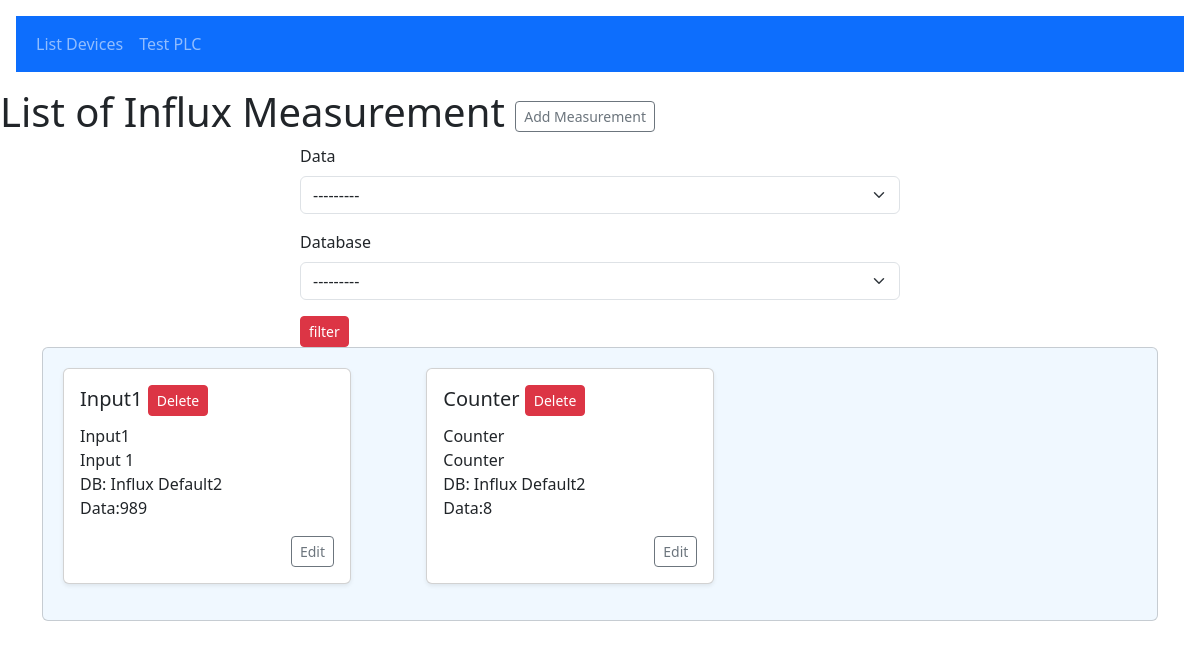
/list/influx/measurement/ (signed in), run on an earlier commit of the app's database.
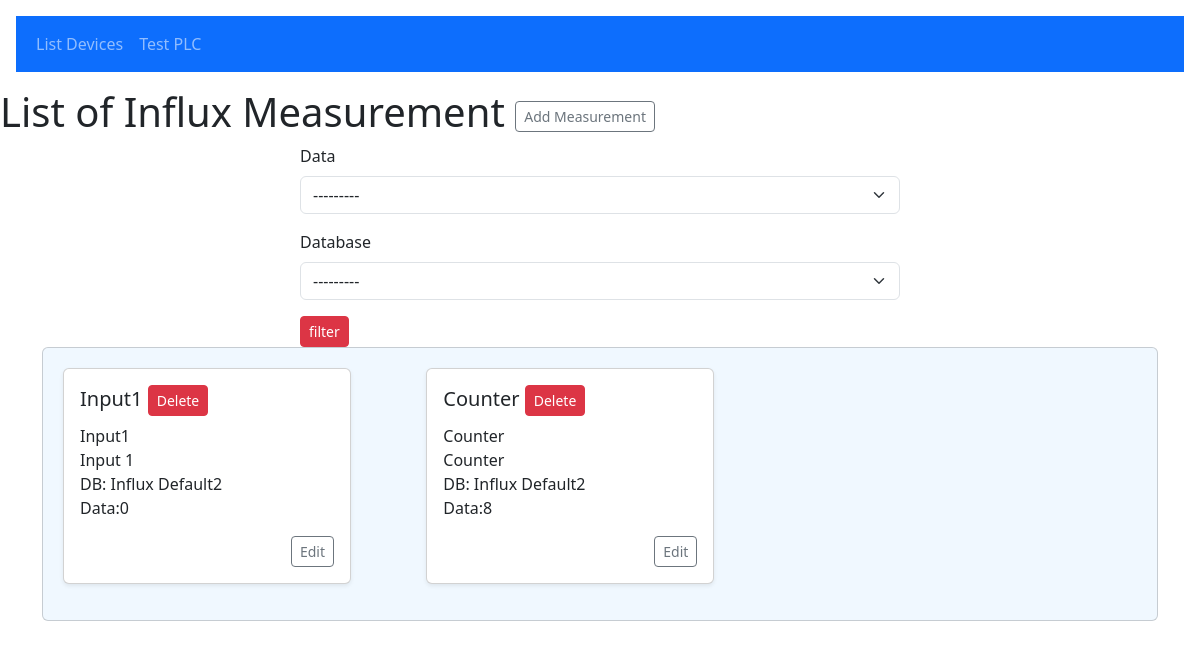
And on a later commit of the database.
### iiot/models.py (models this page shows, shortened)
class InfluxMeasurement(models.Model):
    id = models.UUIDField(primary_key=True, default=uuid.uuid4, unique=True)
    measurement_name = models.CharField(max_length=24)
    data = models.ForeignKey(InputAddresses, on_delete=models.CASCADE)
    database = models.ForeignKey(InfluxDatabases, on_delete=models.CASCADE)

class InputAddresses(models.Model):
    address_id = models.UUIDField(primary_key=True, default=uuid.uuid4)
    variable_name = models.CharField(max_length=24)
    address = models.CharField(max_length=24)
    data = models.CharField(max_length=24, default='')
    device = models.ForeignKey(InputDevices, on_delete=models.CASCADE)
    def __str__(self):
        return self.variable_name

class InfluxDatabases(models.Model):
    device_id = models.UUIDField(
        primary_key=True, default=uuid.uuid4, unique=True)
    device_name = models.CharField(max_length=24)
    ip_address = models.GenericIPAddressField(max_length=24)
    port = models.IntegerField()
    database = models.CharField(max_length=24)
    duration = models.CharField(max_length=24, default='4w')
    def __str__(self):
        return self.device_name

### iiot/views.py (the view)
@login_required
def listMeasurements(request):
    influxMeasurements = InfluxMeasurement.objects.all()
    influxMeasurementFilter = InfluxMeasurementFilter(
        request.GET, queryset=influxMeasurements)
    context = {
        'influxMeasurementFilter': influxMeasurementFilter
    }
    return render(request, "iiot/listInfluxMeasurement.html", context)

### iiot/templates/iiot/listInfluxMeasurement.html
{% extends 'base/base.html' %}
{% load crispy_forms_tags %}
{% block 'body' %}
    <h1>List of Influx Measurement
        <a href="{% url 'AddMeasurement' %}" type="button" class="btn btn-sm btn-outline-secondary">Add Measurement</a>
    </h1>
    <div class="col-lg-6 col-md-8 mx-auto">
        <form method="get">
            {{influxMeasurementFilter.form|crispy}}
            <button class="btn btn-sm btn-danger" type="submit">filter</button>
        </form>
    </div>
    <div class="container">
        <div class="card overflow-auto" style="background-color: #f0f8ff; padding: 20px;">
            <div class="row row-cols-1 row-cols-sm-2 row-cols-md-3 g-3">
            {% for adr in influxMeasurementFilter.qs %}
            <div class="col">
                {% include "components/listing_Measurements.html" %}
            </div>
            {% endfor %}
        </div>
        </div>
    </div>
{% endblock %}

### iiot/templates/components/listing_Measurements.html
<div class="card shadow-sm mb-3" style="max-width: 18rem;">
    <div class="card-body">
        <h5 class="card-title">{{adr.measurement_name}}
            <a href="{% url 'RemoveMeasurement'  id=adr.id %}" type="button" class="btn btn-sm btn-danger">Delete</a>
        </h5>
        <ul class="list-unstyled mb-3">
            <li>{{adr.measurement_name}}</li>
            <li>{{adr.data}}</li>
            <li>DB: {{adr.database}}</li>
            <li>Data:{{adr.data.data}}</li>
        </ul>
        <div class="d-flex justify-content-end">
            <a href="{% url 'EditMeasurement' id=adr.id %}" type="button" class="btn btn-sm btn-outline-secondary">Edit</a>
        </div>
    </div>
</div>

What changed in the data, as far as the page shows it:
changed through a linked row, InfluxMeasurement "Input1": data.data "989" → "0"
